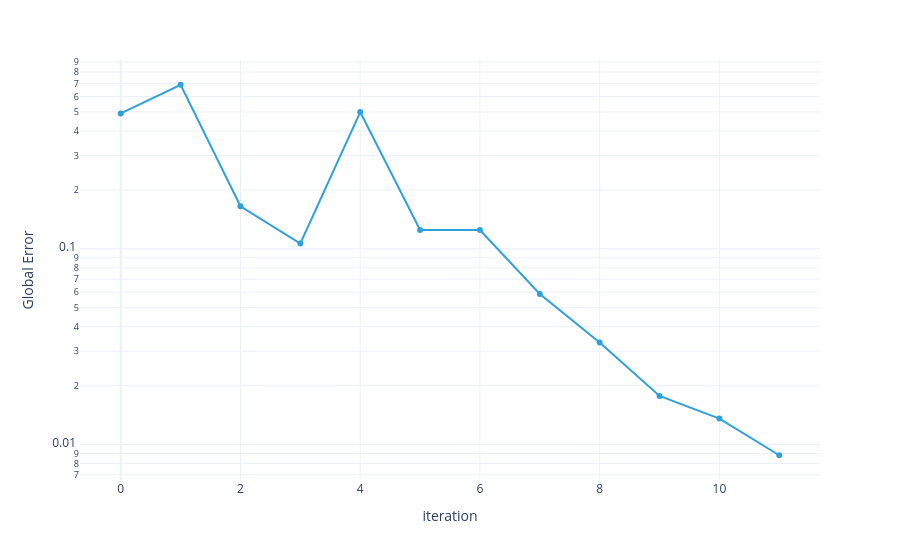

Here is the notebook cell this chart was saved with:
### Markdown cell above
The global relative error estimate as a function of iteration:

### Code cell
p1 = plotly_dataarray(inter['global_err'].assign_attrs(units='', long_name='Global Error'), markers=True, log_y=True)
p1

### Figure 1 — Plotly figure (JSON) as saved in the notebook; plotly's stock layout.template omitted (floating-point values rounded to 4 significant figures)
{"data": [{"hovertemplate": "iteration=%{x}<br>Global Error=%{y}<extra></extra>", "legendgroup": "", "line": {"color": "#2fa1da", "dash": "solid"}, "marker": {"symbol": "circle"}, "mode": "lines+markers", "name": "", "orientation": "v", "showlegend": false, "type": "scatter", "x": [0, 1, 2, 3, 4, 5, 6, 7, 8, 9, 10, 11], "xaxis": "x", "y": [0.4918, 0.6888, 0.1649, 0.1064, 0.4995, 0.1247, 0.1246, 0.05875, 0.03319, 0.0177, 0.01357, 0.008815], "yaxis": "y"}], "layout": {"legend": {"title": {}, "tracegroupgap": 0}, "margin": {"t": 60}, "xaxis": {"anchor": "y", "domain": [0, 1], "title": {"text": "iteration"}}, "yaxis": {"anchor": "x", "domain": [0, 1], "title": {"text": "Global Error"}, "type": "log"}}}
